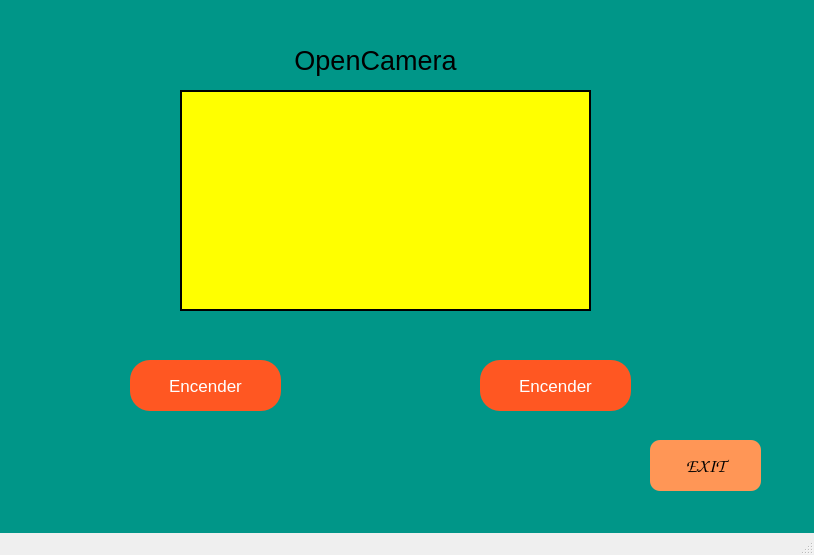
<?xml version="1.0" encoding="UTF-8"?>
<ui version="4.0">
 <class>MainWindow</class>
 <widget class="QMainWindow" name="MainWindow">
  <property name="geometry">
   <rect>
    <x>0</x>
    <y>0</y>
    <width>814</width>
    <height>555</height>
   </rect>
  </property>
  <property name="windowTitle">
   <string>MainWindow</string>
  </property>
  <property name="styleSheet">
   <string notr="true">QWidget#centralwidget{
background-color: #009688;
}</string>
  </property>
  <widget class="QWidget" name="centralwidget">
   <widget class="QPushButton" name="pushButton">
    <property name="geometry">
     <rect>
      <x>130</x>
      <y>360</y>
      <width>151</width>
      <height>51</height>
     </rect>
    </property>
    <property name="styleSheet">
     <string notr="true">QPushButton{
		background-color: #ff5722;
		border-radius: 20px;
		color: #fff;
		font-family: 'Roboto';
		font-size: 17px;
	}</string>
    </property>
    <property name="text">
     <string>Encender</string>
    </property>
    <property name="checkable">
     <bool>false</bool>
    </property>
    <property name="autoDefault">
     <bool>false</bool>
    </property>
    <property name="flat">
     <bool>false</bool>
    </property>
   </widget>
   <widget class="QLabel" name="label">
    <property name="geometry">
     <rect>
      <x>180</x>
      <y>90</y>
      <width>411</width>
      <height>221</height>
     </rect>
    </property>
    <property name="styleSheet">
     <string notr="true">background-color:rgb(255, 255, 0);
border-radious: 100px;</string>
    </property>
    <property name="frameShape">
     <enum>QFrame::WinPanel</enum>
    </property>
    <property name="frameShadow">
     <enum>QFrame::Plain</enum>
    </property>
    <property name="text">
     <string/>
    </property>
   </widget>
   <widget class="QPushButton" name="pushButton_2">
    <property name="geometry">
     <rect>
      <x>480</x>
      <y>360</y>
      <width>151</width>
      <height>51</height>
     </rect>
    </property>
    <property name="styleSheet">
     <string notr="true">QPushButton{
		background-color: #ff5722;
		border-radius: 20px;
		color: #fff;
		font-family: 'Roboto';
		font-size: 17px;
	}</string>
    </property>
    <property name="text">
     <string>Encender</string>
    </property>
    <property name="checkable">
     <bool>false</bool>
    </property>
    <property name="autoDefault">
     <bool>false</bool>
    </property>
    <property name="flat">
     <bool>false</bool>
    </property>
   </widget>
   <widget class="QPushButton" name="pushButton_3">
    <property name="geometry">
     <rect>
      <x>650</x>
      <y>440</y>
      <width>111</width>
      <height>51</height>
     </rect>
    </property>
    <property name="font">
     <font>
      <family>Comic Sans MS</family>
      <pointsize>14</pointsize>
     </font>
    </property>
    <property name="styleSheet">
     <string notr="true">QPushButton#pushButton_3{
border-radius:10px;
background-color: rgb(255, 150, 86);
}
</string>
    </property>
    <property name="text">
     <string>EXIT</string>
    </property>
   </widget>
   <widget class="QLabel" name="label_2">
    <property name="geometry">
     <rect>
      <x>230</x>
      <y>40</y>
      <width>291</width>
      <height>41</height>
     </rect>
    </property>
    <property name="font">
     <font>
      <pointsize>20</pointsize>
     </font>
    </property>
    <property name="text">
     <string>OpenCamera</string>
    </property>
    <property name="textFormat">
     <enum>Qt::AutoText</enum>
    </property>
    <property name="alignment">
     <set>Qt::AlignCenter</set>
    </property>
   </widget>
  </widget>
  <widget class="QMenuBar" name="menubar">
   <property name="geometry">
    <rect>
     <x>0</x>
     <y>0</y>
     <width>814</width>
     <height>21</height>
    </rect>
   </property>
  </widget>
  <widget class="QStatusBar" name="statusbar"/>
 </widget>
 <resources/>
 <connections/>
</ui>
